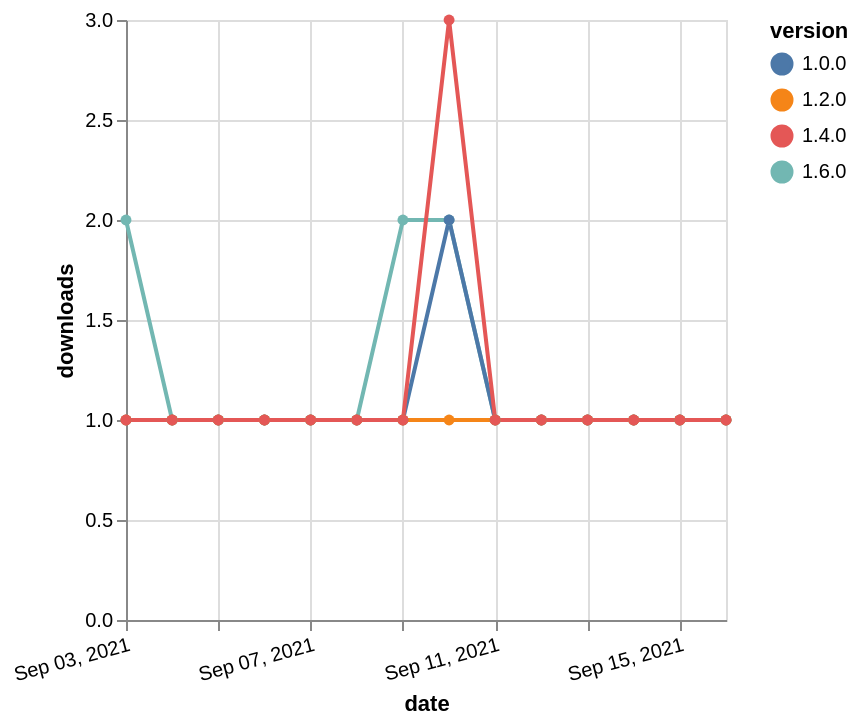

Write the Vega-Lite specification saved for this chart.
### Vega-Lite specification from a JSON file in a GitHub repository (floating-point values rounded to 4 significant figures)
{"$schema": "https://vega.github.io/schema/vega-lite/v5.json", "description": "A simple bar chart with embedded data.", "data": {"values": [{"date": "2021-09-03", "total": 113, "delta": 2, "version": "1.6.0"}, {"date": "2021-09-04", "total": 114, "delta": 1, "version": "1.6.0"}, {"date": "2021-09-05", "total": 115, "delta": 1, "version": "1.6.0"}, {"date": "2021-09-06", "total": 116, "delta": 1, "version": "1.6.0"}, {"date": "2021-09-07", "total": 117, "delta": 1, "version": "1.6.0"}, {"date": "2021-09-08", "total": 118, "delta": 1, "version": "1.6.0"}, {"date": "2021-09-09", "total": 120, "delta": 2, "version": "1.6.0"}, {"date": "2021-09-10", "total": 122, "delta": 2, "version": "1.6.0"}, {"date": "2021-09-11", "total": 123, "delta": 1, "version": "1.6.0"}, {"date": "2021-09-12", "total": 124, "delta": 1, "version": "1.6.0"}, {"date": "2021-09-13", "total": 125, "delta": 1, "version": "1.6.0"}, {"date": "2021-09-14", "total": 126, "delta": 1, "version": "1.6.0"}, {"date": "2021-09-15", "total": 127, "delta": 1, "version": "1.6.0"}, {"date": "2021-09-16", "total": 128, "delta": 1, "version": "1.6.0"}, {"date": "2021-09-03", "total": 172, "delta": 1, "version": "1.0.0"}, {"date": "2021-09-04", "total": 173, "delta": 1, "version": "1.0.0"}, {"date": "2021-09-05", "total": 174, "delta": 1, "version": "1.0.0"}, {"date": "2021-09-06", "total": 175, "delta": 1, "version": "1.0.0"}, {"date": "2021-09-07", "total": 176, "delta": 1, "version": "1.0.0"}, {"date": "2021-09-08", "total": 177, "delta": 1, "version": "1.0.0"}, {"date": "2021-09-09", "total": 178, "delta": 1, "version": "1.0.0"}, {"date": "2021-09-10", "total": 180, "delta": 2, "version": "1.0.0"}, {"date": "2021-09-11", "total": 181, "delta": 1, "version": "1.0.0"}, {"date": "2021-09-12", "total": 182, "delta": 1, "version": "1.0.0"}, {"date": "2021-09-13", "total": 183, "delta": 1, "version": "1.0.0"}, {"date": "2021-09-14", "total": 184, "delta": 1, "version": "1.0.0"}, {"date": "2021-09-15", "total": 185, "delta": 1, "version": "1.0.0"}, {"date": "2021-09-16", "total": 186, "delta": 1, "version": "1.0.0"}, {"date": "2021-09-03", "total": 147, "delta": 1, "version": "1.2.0"}, {"date": "2021-09-04", "total": 148, "delta": 1, "version": "1.2.0"}, {"date": "2021-09-05", "total": 149, "delta": 1, "version": "1.2.0"}, {"date": "2021-09-06", "total": 150, "delta": 1, "version": "1.2.0"}, {"date": "2021-09-07", "total": 151, "delta": 1, "version": "1.2.0"}, {"date": "2021-09-08", "total": 152, "delta": 1, "version": "1.2.0"}, {"date": "2021-09-09", "total": 153, "delta": 1, "version": "1.2.0"}, {"date": "2021-09-10", "total": 154, "delta": 1, "version": "1.2.0"}, {"date": "2021-09-11", "total": 155, "delta": 1, "version": "1.2.0"}, {"date": "2021-09-12", "total": 156, "delta": 1, "version": "1.2.0"}, {"date": "2021-09-13", "total": 157, "delta": 1, "version": "1.2.0"}, {"date": "2021-09-14", "total": 158, "delta": 1, "version": "1.2.0"}, {"date": "2021-09-15", "total": 159, "delta": 1, "version": "1.2.0"}, {"date": "2021-09-16", "total": 160, "delta": 1, "version": "1.2.0"}, {"date": "2021-09-03", "total": 164, "delta": 1, "version": "1.4.0"}, {"date": "2021-09-04", "total": 165, "delta": 1, "version": "1.4.0"}, {"date": "2021-09-05", "total": 166, "delta": 1, "version": "1.4.0"}, {"date": "2021-09-06", "total": 167, "delta": 1, "version": "1.4.0"}, {"date": "2021-09-07", "total": 168, "delta": 1, "version": "1.4.0"}, {"date": "2021-09-08", "total": 169, "delta": 1, "version": "1.4.0"}, {"date": "2021-09-09", "total": 170, "delta": 1, "version": "1.4.0"}, {"date": "2021-09-10", "total": 173, "delta": 3, "version": "1.4.0"}, {"date": "2021-09-11", "total": 174, "delta": 1, "version": "1.4.0"}, {"date": "2021-09-12", "total": 175, "delta": 1, "version": "1.4.0"}, {"date": "2021-09-13", "total": 176, "delta": 1, "version": "1.4.0"}, {"date": "2021-09-14", "total": 177, "delta": 1, "version": "1.4.0"}, {"date": "2021-09-15", "total": 178, "delta": 1, "version": "1.4.0"}, {"date": "2021-09-16", "total": 179, "delta": 1, "version": "1.4.0"}]}, "width": "container", "mark": {"type": "line", "point": {"filled": true}}, "encoding": {"x": {"field": "date", "type": "temporal", "timeUnit": "yearmonthdate", "title": "date", "axis": {"labelAngle": -15}}, "y": {"field": "delta", "type": "quantitative", "title": "downloads"}, "color": {"field": "version", "type": "nominal"}, "tooltip": {"field": "delta"}}}
